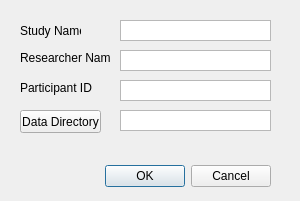
<?xml version="1.0" encoding="UTF-8"?>
<ui version="4.0">
 <class>sessionSetup</class>
 <widget class="QDialog" name="sessionSetup">
  <property name="geometry">
   <rect>
    <x>0</x>
    <y>0</y>
    <width>300</width>
    <height>201</height>
   </rect>
  </property>
  <property name="windowTitle">
   <string>Dialog</string>
  </property>
  <widget class="QDialogButtonBox" name="buttonBox">
   <property name="geometry">
    <rect>
     <x>-70</x>
     <y>160</y>
     <width>341</width>
     <height>32</height>
    </rect>
   </property>
   <property name="orientation">
    <enum>Qt::Horizontal</enum>
   </property>
   <property name="standardButtons">
    <set>QDialogButtonBox::Cancel|QDialogButtonBox::Ok</set>
   </property>
  </widget>
  <widget class="QLabel" name="label">
   <property name="geometry">
    <rect>
     <x>20</x>
     <y>20</y>
     <width>61</width>
     <height>21</height>
    </rect>
   </property>
   <property name="text">
    <string>Study Name</string>
   </property>
  </widget>
  <widget class="QLabel" name="label_2">
   <property name="geometry">
    <rect>
     <x>20</x>
     <y>50</y>
     <width>91</width>
     <height>16</height>
    </rect>
   </property>
   <property name="text">
    <string>Researcher Name</string>
   </property>
  </widget>
  <widget class="QLabel" name="label_3">
   <property name="geometry">
    <rect>
     <x>20</x>
     <y>80</y>
     <width>91</width>
     <height>16</height>
    </rect>
   </property>
   <property name="text">
    <string>Participant ID</string>
   </property>
  </widget>
  <widget class="QTextEdit" name="textEdit">
   <property name="geometry">
    <rect>
     <x>120</x>
     <y>20</y>
     <width>151</width>
     <height>21</height>
    </rect>
   </property>
   <property name="verticalScrollBarPolicy">
    <enum>Qt::ScrollBarAlwaysOff</enum>
   </property>
  </widget>
  <widget class="QTextEdit" name="textEdit_2">
   <property name="geometry">
    <rect>
     <x>120</x>
     <y>50</y>
     <width>151</width>
     <height>21</height>
    </rect>
   </property>
   <property name="verticalScrollBarPolicy">
    <enum>Qt::ScrollBarAlwaysOff</enum>
   </property>
  </widget>
  <widget class="QTextEdit" name="textEdit_3">
   <property name="geometry">
    <rect>
     <x>120</x>
     <y>80</y>
     <width>151</width>
     <height>21</height>
    </rect>
   </property>
   <property name="verticalScrollBarPolicy">
    <enum>Qt::ScrollBarAlwaysOff</enum>
   </property>
  </widget>
  <widget class="QTextEdit" name="textEdit_4">
   <property name="geometry">
    <rect>
     <x>120</x>
     <y>110</y>
     <width>151</width>
     <height>21</height>
    </rect>
   </property>
   <property name="verticalScrollBarPolicy">
    <enum>Qt::ScrollBarAlwaysOff</enum>
   </property>
  </widget>
  <widget class="QPushButton" name="pushButton">
   <property name="geometry">
    <rect>
     <x>20</x>
     <y>110</y>
     <width>81</width>
     <height>23</height>
    </rect>
   </property>
   <property name="text">
    <string>Data Directory</string>
   </property>
  </widget>
 </widget>
 <resources/>
 <connections>
  <connection>
   <sender>buttonBox</sender>
   <signal>accepted()</signal>
   <receiver>sessionSetup</receiver>
   <slot>accept()</slot>
   <hints>
    <hint type="sourcelabel">
     <x>248</x>
     <y>254</y>
    </hint>
    <hint type="destinationlabel">
     <x>157</x>
     <y>274</y>
    </hint>
   </hints>
  </connection>
  <connection>
   <sender>buttonBox</sender>
   <signal>rejected()</signal>
   <receiver>sessionSetup</receiver>
   <slot>reject()</slot>
   <hints>
    <hint type="sourcelabel">
     <x>316</x>
     <y>260</y>
    </hint>
    <hint type="destinationlabel">
     <x>286</x>
     <y>274</y>
    </hint>
   </hints>
  </connection>
 </connections>
</ui>
